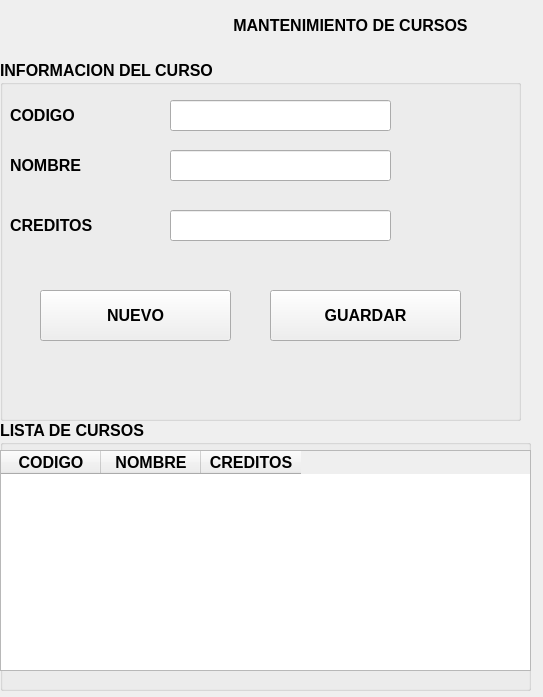
<?xml version="1.0" encoding="UTF-8"?>
<ui version="4.0">
 <class>MainWindow</class>
 <widget class="QMainWindow" name="MainWindow">
  <property name="geometry">
   <rect>
    <x>0</x>
    <y>0</y>
    <width>543</width>
    <height>697</height>
   </rect>
  </property>
  <property name="windowTitle">
   <string>MainWindow</string>
  </property>
  <widget class="QWidget" name="centralwidget">
   <widget class="QLabel" name="label">
    <property name="geometry">
     <rect>
      <x>0</x>
      <y>0</y>
      <width>701</width>
      <height>51</height>
     </rect>
    </property>
    <property name="font">
     <font>
      <pointsize>12</pointsize>
      <weight>75</weight>
      <bold>true</bold>
     </font>
    </property>
    <property name="text">
     <string>MANTENIMIENTO DE CURSOS</string>
    </property>
    <property name="alignment">
     <set>Qt::AlignCenter</set>
    </property>
   </widget>
   <widget class="QGroupBox" name="groupBox">
    <property name="geometry">
     <rect>
      <x>0</x>
      <y>60</y>
      <width>521</width>
      <height>361</height>
     </rect>
    </property>
    <property name="font">
     <font>
      <pointsize>12</pointsize>
      <weight>75</weight>
      <bold>true</bold>
     </font>
    </property>
    <property name="title">
     <string>INFORMACION DEL CURSO</string>
    </property>
    <widget class="QLabel" name="label_2">
     <property name="geometry">
      <rect>
       <x>10</x>
       <y>40</y>
       <width>161</width>
       <height>31</height>
      </rect>
     </property>
     <property name="text">
      <string>CODIGO</string>
     </property>
    </widget>
    <widget class="QLineEdit" name="txtcodigo">
     <property name="geometry">
      <rect>
       <x>170</x>
       <y>40</y>
       <width>221</width>
       <height>31</height>
      </rect>
     </property>
    </widget>
    <widget class="QLabel" name="label_3">
     <property name="geometry">
      <rect>
       <x>10</x>
       <y>90</y>
       <width>161</width>
       <height>31</height>
      </rect>
     </property>
     <property name="text">
      <string>NOMBRE</string>
     </property>
    </widget>
    <widget class="QLineEdit" name="txtnombre">
     <property name="geometry">
      <rect>
       <x>170</x>
       <y>90</y>
       <width>221</width>
       <height>31</height>
      </rect>
     </property>
    </widget>
    <widget class="QLineEdit" name="txtcreditos">
     <property name="geometry">
      <rect>
       <x>170</x>
       <y>150</y>
       <width>221</width>
       <height>31</height>
      </rect>
     </property>
    </widget>
    <widget class="QLabel" name="label_4">
     <property name="geometry">
      <rect>
       <x>10</x>
       <y>150</y>
       <width>161</width>
       <height>31</height>
      </rect>
     </property>
     <property name="text">
      <string>CREDITOS</string>
     </property>
    </widget>
    <widget class="QPushButton" name="btnguardar">
     <property name="geometry">
      <rect>
       <x>270</x>
       <y>230</y>
       <width>191</width>
       <height>51</height>
      </rect>
     </property>
     <property name="text">
      <string>GUARDAR</string>
     </property>
    </widget>
    <widget class="QPushButton" name="btnnuevo">
     <property name="geometry">
      <rect>
       <x>40</x>
       <y>230</y>
       <width>191</width>
       <height>51</height>
      </rect>
     </property>
     <property name="text">
      <string>NUEVO</string>
     </property>
    </widget>
   </widget>
   <widget class="QGroupBox" name="groupBox_2">
    <property name="geometry">
     <rect>
      <x>0</x>
      <y>420</y>
      <width>531</width>
      <height>271</height>
     </rect>
    </property>
    <property name="font">
     <font>
      <pointsize>12</pointsize>
      <weight>75</weight>
      <bold>true</bold>
     </font>
    </property>
    <property name="title">
     <string>LISTA DE CURSOS</string>
    </property>
    <widget class="QTableWidget" name="tblcursos">
     <property name="geometry">
      <rect>
       <x>0</x>
       <y>30</y>
       <width>531</width>
       <height>221</height>
      </rect>
     </property>
     <property name="font">
      <font>
       <weight>75</weight>
       <bold>true</bold>
      </font>
     </property>
     <column>
      <property name="text">
       <string>CODIGO</string>
      </property>
     </column>
     <column>
      <property name="text">
       <string>NOMBRE</string>
      </property>
     </column>
     <column>
      <property name="text">
       <string>CREDITOS</string>
      </property>
     </column>
    </widget>
   </widget>
  </widget>
 </widget>
 <resources/>
 <connections/>
</ui>
